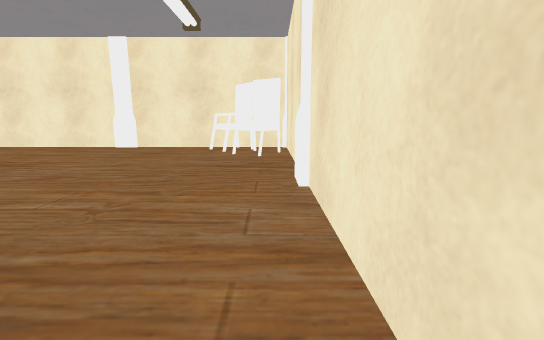
View 1 (above)

15 first-person views from a walk through a scene from a Unity 3-D project. The camera is 1.2 m above the floor, tilts 10° down and sees 90° across. The floor is counted in squares, 1 m on a side. Each view is taken from the middle of a square. On the plan, view 1 faces up. The plan holds only what a view shows up to about 13 squares ahead; the rest is blank. The place goes on beyond the plan. The player character is not drawn. Some animated figures are not drawn. Door leaves are left out, so doorways stand open. Some surface patterns are stand-ins.

View 2
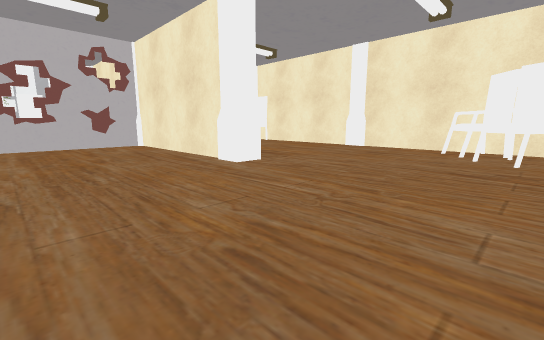

View 3
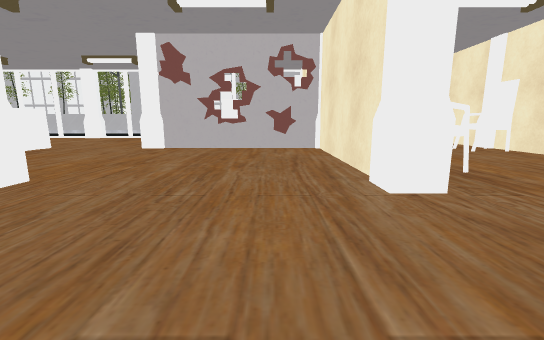

View 4
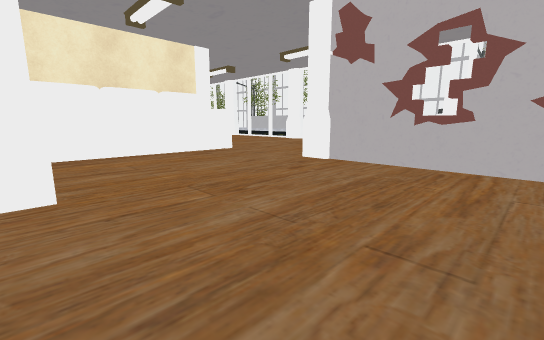

View 5
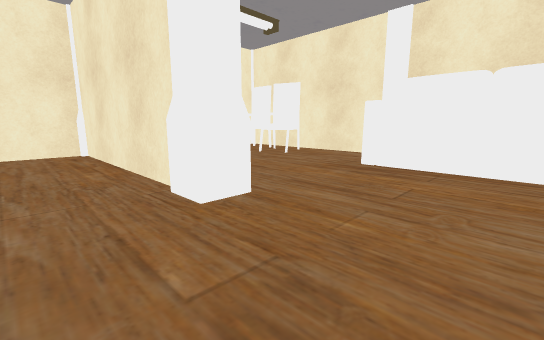

View 6
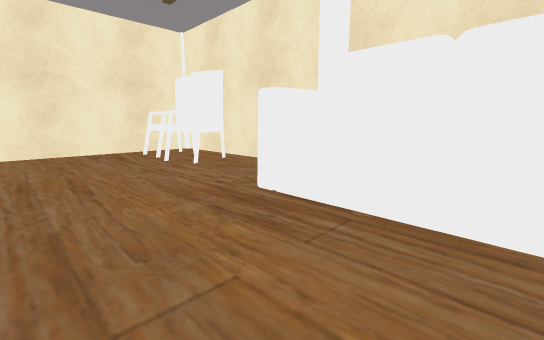

View 7
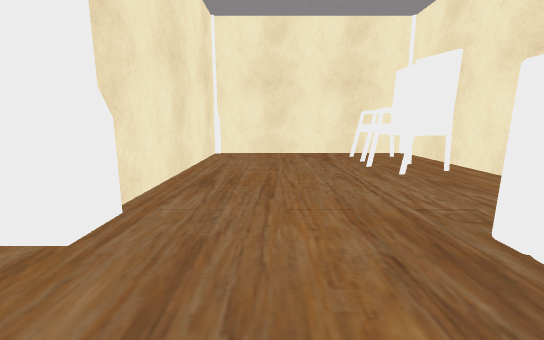

View 8
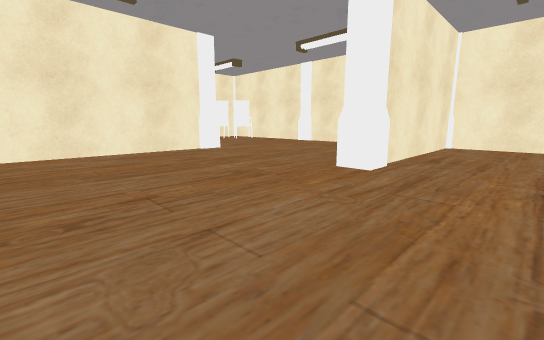

View 9
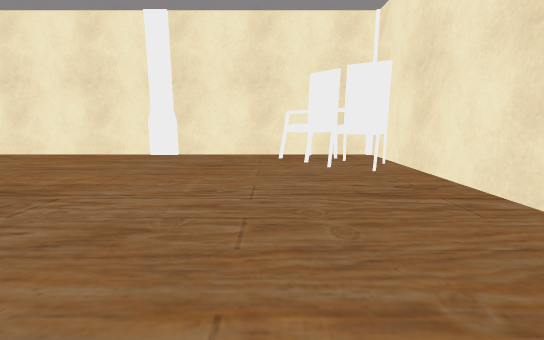

View 10
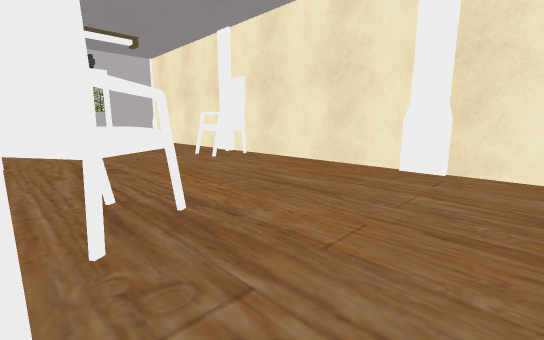

View 11
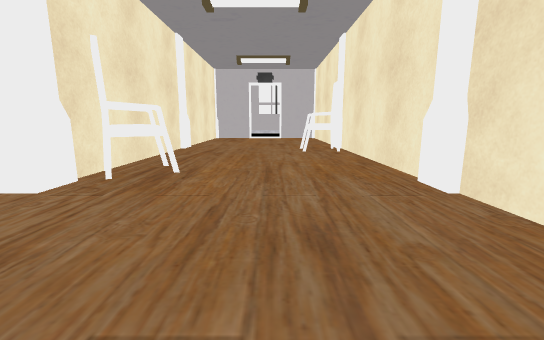

View 12
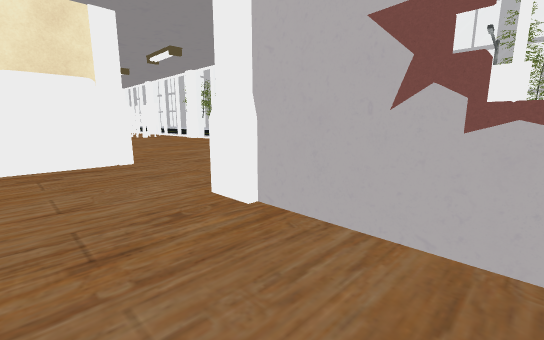

View 13
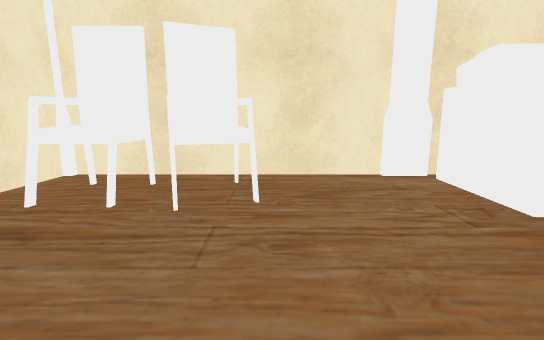

View 14
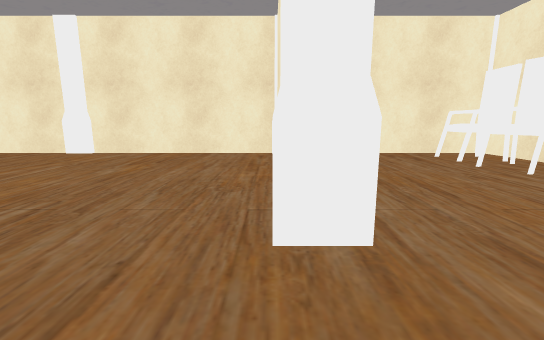

View 15
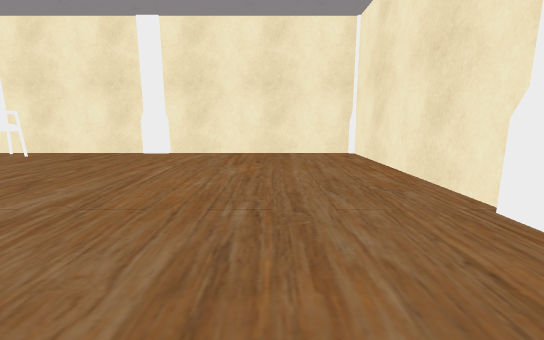

### Floor plan
Points are (right, up) in squares from view 1. A wall is a line through its corners. A room is listed if a view was taken in it or the views show most of it. See-through windows are left out.
Room 1 (views 1, 2, 3, 4, 5, 6, 7, 8, 9, 10, 11, 12, 13, 14, 15)
walls: (-7.5, 5.2) (-14.7, 5.2) (-14.7, -2.1); (-6.5, -2.2) (0.6, -2.2); (-14.6, 5.8) (-7.5, 5.8); (0.6, -2.8) (-6.5, -2.8); (-6.4, -10.2) (0.7, -10.2) (0.7, 13.2) (-14.5, 13.2)
objects: pillar (-15, -3); pillar (-15, 13); other object (-14, -9) to (-7, -7); chair (-14, 12) to (-13, 12); chair (-9, 7) to (-8, 7); pillar (-7, -3); pillar (-7, 5); pillar (-7, 13); chair (-4, -9) to (-3, -8); chair (-3, 11) to (-1, 12); chair (-2, -9) to (-1, -8); chair (-1, 10) to (0, 11)

Where each view was taken, in squares from view 1:
view 1: 0 up, 0 right, facing up
view 2: 0 up, 0 right, facing up-left
view 3: 3 up, 2 left, facing left
view 4: 3 up, 7 left, facing down-left
view 5: 0 up, 11 left, facing down-right
view 6: 4 down, 11 left, facing down-right
view 7: 5 down, 10 left, facing right
view 8: 6 down, 14 left, facing up-right
view 9: 3 up, 3 left, facing up
view 10: 6 up, 5 left, facing up-left
view 11: 10 up, 2 left, facing left
view 12: 1 up, 12 left, facing down-left
view 13: 4 down, 4 left, facing down
view 14: 2 down, 10 left, facing right
view 15: 1 up, 10 left, facing right
